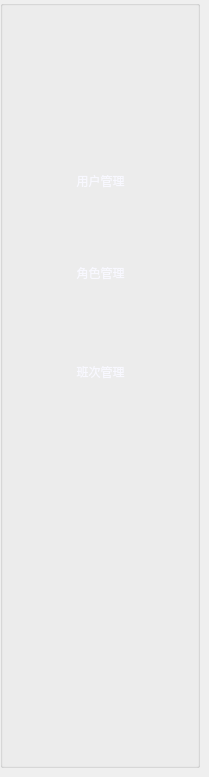
     <widget class="QWidget" name="page_34">
      <widget class="QGroupBox" name="groupBox">
       <property name="geometry">
        <rect>
         <x>0</x>
         <y>0</y>
         <width>200</width>
         <height>768</height>
        </rect>
       </property>
       <property name="styleSheet">
        <string notr="true">QGroupBox {
    border-width:0px;  
    border-style:solid;
    background-color: rgb(51, 153, 255);
    margin-top: 0ex; 
};



</string>
       </property>
       <property name="title">
        <string/>
       </property>
       <widget class="QPushButton" name="pushButton">
        <property name="geometry">
         <rect>
          <x>69</x>
          <y>40</y>
          <width>57</width>
          <height>57</height>
         </rect>
        </property>
        <property name="focusPolicy">
         <enum>Qt::NoFocus</enum>
        </property>
        <property name="styleSheet">
         <string notr="true">background:transparent;
border-image: url(:/re/back.png);</string>
        </property>
        <property name="text">
         <string/>
        </property>
        <property name="flat">
         <bool>true</bool>
        </property>
       </widget>
       <widget class="QPushButton" name="pushButton_role">
        <property name="geometry">
         <rect>
          <x>35</x>
          <y>252</y>
          <width>131</width>
          <height>41</height>
         </rect>
        </property>
        <property name="focusPolicy">
         <enum>Qt::NoFocus</enum>
        </property>
        <property name="styleSheet">
         <string notr="true">QPushButton{
    border:none;
    background:transparent;
    font: 18pt &quot;黑体&quot;;
    color: rgb(248, 248, 255);
}</string>
        </property>
        <property name="text">
         <string>角色管理</string>
        </property>
        <property name="autoDefault">
         <bool>false</bool>
        </property>
        <property name="flat">
         <bool>true</bool>
        </property>
       </widget>
       <widget class="QLabel" name="label_role">
        <property name="geometry">
         <rect>
          <x>16</x>
          <y>259</y>
          <width>17</width>
          <height>27</height>
         </rect>
        </property>
        <property name="styleSheet">
         <string notr="true">border-image: url(:/LCD_CS351/LCD_CS351/logo/triangle.png);</string>
        </property>
        <property name="text">
         <string/>
        </property>
       </widget>
       <widget class="QLabel" name="label_user">
        <property name="geometry">
         <rect>
          <x>16</x>
          <y>167</y>
          <width>17</width>
          <height>27</height>
         </rect>
        </property>
        <property name="styleSheet">
         <string notr="true">border-image: url(:/LCD_CS351/LCD_CS351/logo/triangle.png);</string>
        </property>
        <property name="text">
         <string/>
        </property>
       </widget>
       <widget class="QPushButton" name="pushButton_user">
        <property name="geometry">
         <rect>
          <x>35</x>
          <y>160</y>
          <width>131</width>
          <height>41</height>
         </rect>
        </property>
        <property name="focusPolicy">
         <enum>Qt::NoFocus</enum>
        </property>
        <property name="styleSheet">
         <string notr="true">QPushButton{
    border:none;
    background:transparent;
    font: 18pt &quot;黑体&quot;;
    color: rgb(248, 248, 255);
}</string>
        </property>
        <property name="text">
         <string>用户管理</string>
        </property>
        <property name="autoDefault">
         <bool>false</bool>
        </property>
        <property name="flat">
         <bool>true</bool>
        </property>
       </widget>
       <widget class="QLabel" name="label_workShift">
        <property name="geometry">
         <rect>
          <x>16</x>
          <y>358</y>
          <width>17</width>
          <height>27</height>
         </rect>
        </property>
        <property name="styleSheet">
         <string notr="true">border-image: url(:/LCD_CS351/LCD_CS351/logo/triangle.png);</string>
        </property>
        <property name="text">
         <string/>
        </property>
       </widget>
       <widget class="QPushButton" name="pushButton_workShift">
        <property name="geometry">
         <rect>
          <x>35</x>
          <y>351</y>
          <width>131</width>
          <height>41</height>
         </rect>
        </property>
        <property name="focusPolicy">
         <enum>Qt::NoFocus</enum>
        </property>
        <property name="styleSheet">
         <string notr="true">QPushButton{
    border:none;
    background:transparent;
    font: 18pt &quot;黑体&quot;;
    color: rgb(248, 248, 255);
}</string>
        </property>
        <property name="text">
         <string>班次管理</string>
        </property>
        <property name="autoDefault">
         <bool>false</bool>
        </property>
        <property name="flat">
         <bool>true</bool>
        </property>
       </widget>
      </widget>
     </widget>
